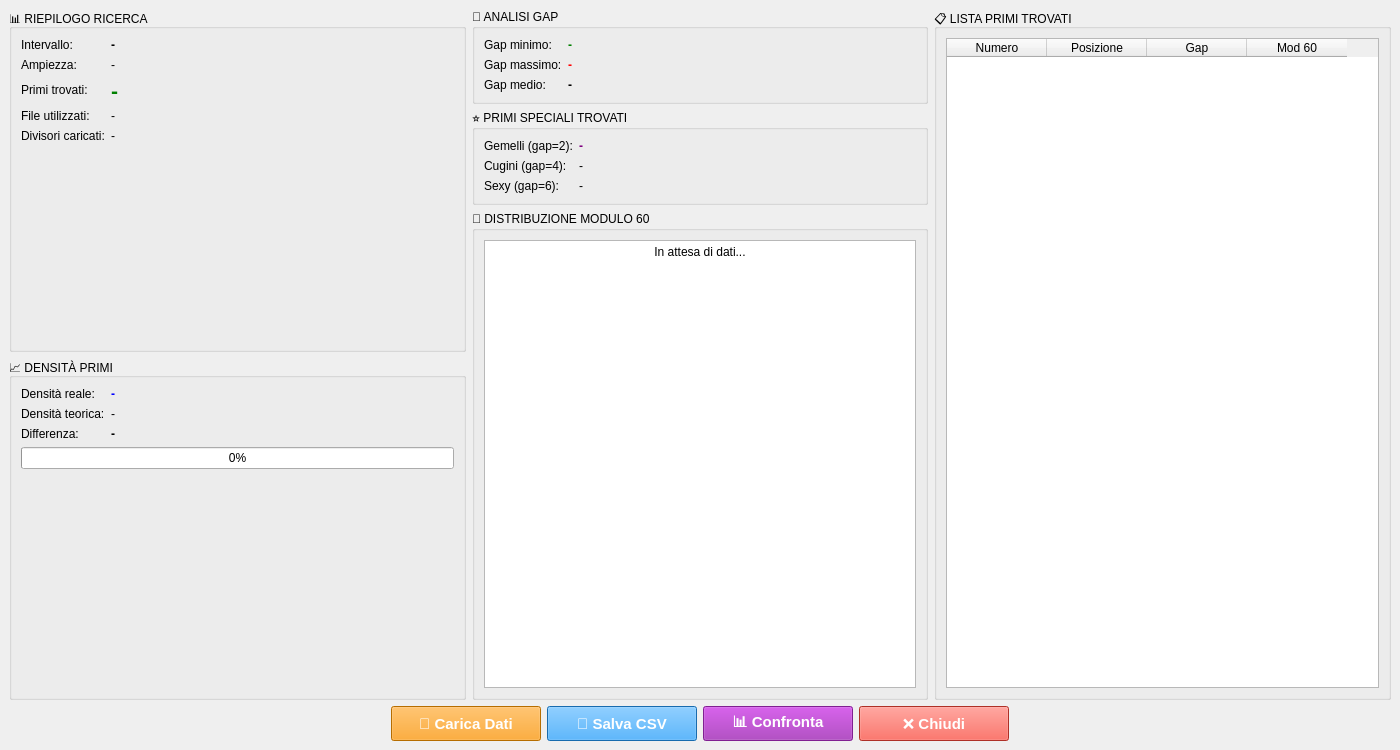
<?xml version="1.0" encoding="UTF-8"?>
<ui version="4.0">
 <class>MainWindow</class>
 <widget class="QMainWindow" name="MainWindow">
  <property name="geometry">
   <rect>
    <x>0</x>
    <y>0</y>
    <width>1400</width>
    <height>750</height>
   </rect>
  </property>
  <property name="windowTitle">
   <string>Statistiche Ricerca Numeri Primi - MicroPrime Studio</string>
  </property>
  <widget class="QWidget" name="centralwidget">
   <layout class="QVBoxLayout" name="verticalLayout_main">
    
    <!-- RIGA SUPERIORE: 3 COLONNE -->
    <item>
     <layout class="QHBoxLayout" name="horizontalLayout_top">
      
      <!-- COLONNA 1: RIEPILOGO + DENSITÀ -->
      <item>
       <layout class="QVBoxLayout" name="verticalLayout_col1">
        
        <!-- GRUPPO 1: RIEPILOGO -->
        <item>
         <widget class="QGroupBox" name="groupBox_riepilogo">
          <property name="title">
           <string>📊 RIEPILOGO RICERCA</string>
          </property>
          <layout class="QFormLayout" name="formLayout">
           <item row="0" column="0">
            <widget class="QLabel" name="label_1">
             <property name="text">
              <string>Intervallo:</string>
             </property>
            </widget>
           </item>
           <item row="0" column="1">
            <widget class="QLabel" name="label_intervallo">
             <property name="text">
              <string>-</string>
             </property>
             <property name="styleSheet">
              <string>font-weight: bold;</string>
             </property>
            </widget>
           </item>
           <item row="1" column="0">
            <widget class="QLabel" name="label_2">
             <property name="text">
              <string>Ampiezza:</string>
             </property>
            </widget>
           </item>
           <item row="1" column="1">
            <widget class="QLabel" name="label_ampiezza">
             <property name="text">
              <string>-</string>
             </property>
            </widget>
           </item>
           <item row="2" column="0">
            <widget class="QLabel" name="label_3">
             <property name="text">
              <string>Primi trovati:</string>
             </property>
            </widget>
           </item>
           <item row="2" column="1">
            <widget class="QLabel" name="label_count_primi">
             <property name="text">
              <string>-</string>
             </property>
             <property name="styleSheet">
              <string>font-weight: bold; color: green; font-size: 16pt;</string>
             </property>
            </widget>
           </item>
           <item row="3" column="0">
            <widget class="QLabel" name="label_4">
             <property name="text">
              <string>File utilizzati:</string>
             </property>
            </widget>
           </item>
           <item row="3" column="1">
            <widget class="QLabel" name="label_file_usati">
             <property name="text">
              <string>-</string>
             </property>
            </widget>
           </item>
           <item row="4" column="0">
            <widget class="QLabel" name="label_5">
             <property name="text">
              <string>Divisori caricati:</string>
             </property>
            </widget>
           </item>
           <item row="4" column="1">
            <widget class="QLabel" name="label_divisori">
             <property name="text">
              <string>-</string>
             </property>
            </widget>
           </item>
          </layout>
         </widget>
        </item>

        <!-- GRUPPO 2: DENSITÀ -->
        <item>
         <widget class="QGroupBox" name="groupBox_densita">
          <property name="title">
           <string>📈 DENSITÀ PRIMI</string>
          </property>
          <layout class="QFormLayout" name="formLayout_2">
           <item row="0" column="0">
            <widget class="QLabel" name="label_6">
             <property name="text">
              <string>Densità reale:</string>
             </property>
            </widget>
           </item>
           <item row="0" column="1">
            <widget class="QLabel" name="label_densita_reale">
             <property name="text">
              <string>-</string>
             </property>
             <property name="styleSheet">
              <string>font-weight: bold; color: blue;</string>
             </property>
            </widget>
           </item>
           <item row="1" column="0">
            <widget class="QLabel" name="label_7">
             <property name="text">
              <string>Densità teorica:</string>
             </property>
            </widget>
           </item>
           <item row="1" column="1">
            <widget class="QLabel" name="label_densita_teorica">
             <property name="text">
              <string>-</string>
             </property>
            </widget>
           </item>
           <item row="2" column="0">
            <widget class="QLabel" name="label_8">
             <property name="text">
              <string>Differenza:</string>
             </property>
            </widget>
           </item>
           <item row="2" column="1">
            <widget class="QLabel" name="label_differenza">
             <property name="text">
              <string>-</string>
             </property>
             <property name="styleSheet">
              <string>font-weight: bold;</string>
             </property>
            </widget>
           </item>
           <item row="3" column="0" colspan="2">
            <widget class="QProgressBar" name="progressBar_densita">
             <property name="value">
              <number>0</number>
             </property>
             <property name="format">
              <string>%p%</string>
             </property>
            </widget>
           </item>
          </layout>
         </widget>
        </item>

       </layout>
      </item>

      <!-- COLONNA 2: GAP + PRIMI SPECIALI -->
      <item>
       <layout class="QVBoxLayout" name="verticalLayout_col2">
        
        <!-- GRUPPO 3: GAP -->
        <item>
         <widget class="QGroupBox" name="groupBox_gap">
          <property name="title">
           <string>📏 ANALISI GAP</string>
          </property>
          <layout class="QFormLayout" name="formLayout_3">
           <item row="0" column="0">
            <widget class="QLabel" name="label_9">
             <property name="text">
              <string>Gap minimo:</string>
             </property>
            </widget>
           </item>
           <item row="0" column="1">
            <widget class="QLabel" name="label_gap_min">
             <property name="text">
              <string>-</string>
             </property>
             <property name="styleSheet">
              <string>font-weight: bold; color: green;</string>
             </property>
            </widget>
           </item>
           <item row="1" column="0">
            <widget class="QLabel" name="label_10">
             <property name="text">
              <string>Gap massimo:</string>
             </property>
            </widget>
           </item>
           <item row="1" column="1">
            <widget class="QLabel" name="label_gap_max">
             <property name="text">
              <string>-</string>
             </property>
             <property name="styleSheet">
              <string>font-weight: bold; color: red;</string>
             </property>
            </widget>
           </item>
           <item row="2" column="0">
            <widget class="QLabel" name="label_11">
             <property name="text">
              <string>Gap medio:</string>
             </property>
            </widget>
           </item>
           <item row="2" column="1">
            <widget class="QLabel" name="label_gap_medio">
             <property name="text">
              <string>-</string>
             </property>
             <property name="styleSheet">
              <string>font-weight: bold;</string>
             </property>
            </widget>
           </item>
          </layout>
         </widget>
        </item>

        <!-- GRUPPO 5: PRIMI SPECIALI -->
        <item>
         <widget class="QGroupBox" name="groupBox_speciali">
          <property name="title">
           <string>⭐ PRIMI SPECIALI TROVATI</string>
          </property>
          <layout class="QFormLayout" name="formLayout_4">
           <item row="0" column="0">
            <widget class="QLabel" name="label_12">
             <property name="text">
              <string>Gemelli (gap=2):</string>
             </property>
            </widget>
           </item>
           <item row="0" column="1">
            <widget class="QLabel" name="label_gemelli">
             <property name="text">
              <string>-</string>
             </property>
             <property name="styleSheet">
              <string>font-weight: bold; color: purple;</string>
             </property>
            </widget>
           </item>
           <item row="1" column="0">
            <widget class="QLabel" name="label_13">
             <property name="text">
              <string>Cugini (gap=4):</string>
             </property>
            </widget>
           </item>
           <item row="1" column="1">
            <widget class="QLabel" name="label_cugini">
             <property name="text">
              <string>-</string>
             </property>
            </widget>
           </item>
           <item row="2" column="0">
            <widget class="QLabel" name="label_14">
             <property name="text">
              <string>Sexy (gap=6):</string>
             </property>
            </widget>
           </item>
           <item row="2" column="1">
            <widget class="QLabel" name="label_sexy">
             <property name="text">
              <string>-</string>
             </property>
            </widget>
           </item>
          </layout>
         </widget>
        </item>

        <!-- GRUPPO 4: DISTRIBUZIONE MODULO 60 -->
        <item>
         <widget class="QGroupBox" name="groupBox_mod60">
          <property name="title">
           <string>🔢 DISTRIBUZIONE MODULO 60</string>
          </property>
          <layout class="QVBoxLayout" name="verticalLayout_2">
           <item>
            <widget class="QTextBrowser" name="textBrowser_mod60">
             <property name="html">
              <string>&lt;html&gt;&lt;body&gt;&lt;p style="text-align:center;"&gt;In attesa di dati...&lt;/p&gt;&lt;/body&gt;&lt;/html&gt;</string>
             </property>
            </widget>
           </item>
          </layout>
         </widget>
        </item>

       </layout>
      </item>

      <!-- COLONNA 3: TABELLA PRIMI -->
      <item>
       <widget class="QGroupBox" name="groupBox_tabella">
        <property name="title">
         <string>📋 LISTA PRIMI TROVATI</string>
        </property>
        <layout class="QVBoxLayout" name="verticalLayout_3">
         <item>
          <widget class="QTableWidget" name="tableWidget_primi">
           <property name="alternatingRowColors">
            <bool>true</bool>
           </property>
           <property name="sortingEnabled">
            <bool>true</bool>
           </property>
           <column>
            <property name="text">
             <string>Numero</string>
            </property>
           </column>
           <column>
            <property name="text">
             <string>Posizione</string>
            </property>
           </column>
           <column>
            <property name="text">
             <string>Gap</string>
            </property>
           </column>
           <column>
            <property name="text">
             <string>Mod 60</string>
            </property>
           </column>
          </widget>
         </item>
        </layout>
       </widget>
      </item>

     </layout>
    </item>

    <!-- RIGA INFERIORE: PULSANTI -->
    <item>
     <layout class="QHBoxLayout" name="horizontalLayout_buttons">
      <item>
       <spacer name="horizontalSpacer">
        <property name="orientation">
         <enum>Qt::Horizontal</enum>
        </property>
        <property name="sizeHint" stdset="0">
         <size>
          <width>40</width>
          <height>20</height>
         </size>
        </property>
       </spacer>
      </item>
      <item>
       <widget class="QPushButton" name="pushButton_carica">
        <property name="minimumSize">
         <size>
          <width>150</width>
          <height>35</height>
         </size>
        </property>
        <property name="text">
         <string>📂 Carica Dati</string>
        </property>
        <property name="styleSheet">
         <string>background-color: #FF9800; color: white; font-size: 11pt; font-weight: bold;</string>
        </property>
       </widget>
      </item>
      <item>
       <widget class="QPushButton" name="pushButton_esporta">
        <property name="minimumSize">
         <size>
          <width>150</width>
          <height>35</height>
         </size>
        </property>
        <property name="text">
         <string>💾 Salva CSV</string>
        </property>
        <property name="styleSheet">
         <string>background-color: #2196F3; color: white; font-size: 11pt; font-weight: bold;</string>
        </property>
       </widget>
      </item>
      <item>
       <widget class="QPushButton" name="pushButton_confronta">
        <property name="minimumSize">
         <size>
          <width>150</width>
          <height>35</height>
         </size>
        </property>
        <property name="text">
         <string>📊 Confronta</string>
        </property>
        <property name="styleSheet">
         <string>background-color: #9C27B0; color: white; font-size: 11pt; font-weight: bold;</string>
        </property>
        <property name="enabled">
         <bool>false</bool>
        </property>
       </widget>
      </item>
      <item>
       <widget class="QPushButton" name="pushButton_chiudi">
        <property name="minimumSize">
         <size>
          <width>150</width>
          <height>35</height>
         </size>
        </property>
        <property name="text">
         <string>❌ Chiudi</string>
        </property>
        <property name="styleSheet">
         <string>background-color: #f44336; color: white; font-size: 11pt; font-weight: bold;</string>
        </property>
       </widget>
      </item>
      <item>
       <spacer name="horizontalSpacer_2">
        <property name="orientation">
         <enum>Qt::Horizontal</enum>
        </property>
        <property name="sizeHint" stdset="0">
         <size>
          <width>40</width>
          <height>20</height>
         </size>
        </property>
       </spacer>
      </item>
     </layout>
    </item>

   </layout>
  </widget>
 </widget>
 <resources/>
 <connections/>
</ui>
